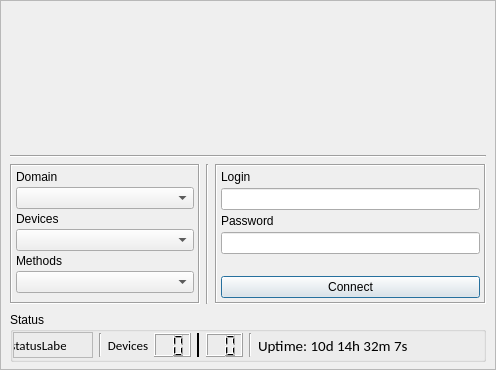
<?xml version="1.0" encoding="UTF-8"?>
<ui version="4.0">
 <class>RemoteDeviceConfig</class>
 <widget class="QDialog" name="RemoteDeviceConfig">
  <property name="geometry">
   <rect>
    <x>0</x>
    <y>0</y>
    <width>496</width>
    <height>370</height>
   </rect>
  </property>
  <property name="minimumSize">
   <size>
    <width>496</width>
    <height>370</height>
   </size>
  </property>
  <property name="maximumSize">
   <size>
    <width>496</width>
    <height>370</height>
   </size>
  </property>
  <property name="windowTitle">
   <string>Dialog</string>
  </property>
  <widget class="QStackedWidget" name="stackedWidget">
   <property name="geometry">
    <rect>
     <x>0</x>
     <y>0</y>
     <width>496</width>
     <height>370</height>
    </rect>
   </property>
   <property name="sizePolicy">
    <sizepolicy hsizetype="Fixed" vsizetype="Fixed">
     <horstretch>0</horstretch>
     <verstretch>0</verstretch>
    </sizepolicy>
   </property>
   <property name="currentIndex">
    <number>0</number>
   </property>
   <widget class="QWidget" name="auth">
    <property name="sizePolicy">
     <sizepolicy hsizetype="Maximum" vsizetype="Maximum">
      <horstretch>0</horstretch>
      <verstretch>0</verstretch>
     </sizepolicy>
    </property>
    <property name="minimumSize">
     <size>
      <width>0</width>
      <height>0</height>
     </size>
    </property>
    <widget class="QFrame" name="frame_7">
     <property name="geometry">
      <rect>
       <x>0</x>
       <y>0</y>
       <width>496</width>
       <height>370</height>
      </rect>
     </property>
     <property name="sizePolicy">
      <sizepolicy hsizetype="Maximum" vsizetype="Maximum">
       <horstretch>0</horstretch>
       <verstretch>0</verstretch>
      </sizepolicy>
     </property>
     <property name="frameShape">
      <enum>QFrame::StyledPanel</enum>
     </property>
     <property name="frameShadow">
      <enum>QFrame::Raised</enum>
     </property>
     <layout class="QVBoxLayout" name="verticalLayout_7">
      <item>
       <widget class="QLabel" name="logo">
        <property name="sizePolicy">
         <sizepolicy hsizetype="Expanding" vsizetype="Expanding">
          <horstretch>0</horstretch>
          <verstretch>0</verstretch>
         </sizepolicy>
        </property>
        <property name="text">
         <string/>
        </property>
        <property name="alignment">
         <set>Qt::AlignCenter</set>
        </property>
       </widget>
      </item>
      <item>
       <widget class="Line" name="line_6">
        <property name="orientation">
         <enum>Qt::Horizontal</enum>
        </property>
       </widget>
      </item>
      <item>
       <widget class="QFrame" name="vframe_1">
        <property name="sizePolicy">
         <sizepolicy hsizetype="Preferred" vsizetype="Minimum">
          <horstretch>0</horstretch>
          <verstretch>0</verstretch>
         </sizepolicy>
        </property>
        <property name="maximumSize">
         <size>
          <width>16777215</width>
          <height>140</height>
         </size>
        </property>
        <layout class="QHBoxLayout" name="horizontalLayout">
         <property name="leftMargin">
          <number>0</number>
         </property>
         <property name="topMargin">
          <number>0</number>
         </property>
         <property name="rightMargin">
          <number>0</number>
         </property>
         <property name="bottomMargin">
          <number>0</number>
         </property>
         <item>
          <widget class="QFrame" name="serviceFrame">
           <property name="minimumSize">
            <size>
             <width>190</width>
             <height>0</height>
            </size>
           </property>
           <property name="maximumSize">
            <size>
             <width>200</width>
             <height>16777215</height>
            </size>
           </property>
           <property name="frameShape">
            <enum>QFrame::Box</enum>
           </property>
           <property name="frameShadow">
            <enum>QFrame::Sunken</enum>
           </property>
           <layout class="QVBoxLayout" name="verticalLayout_3">
            <property name="spacing">
             <number>3</number>
            </property>
            <property name="leftMargin">
             <number>4</number>
            </property>
            <property name="topMargin">
             <number>4</number>
            </property>
            <property name="rightMargin">
             <number>4</number>
            </property>
            <property name="bottomMargin">
             <number>0</number>
            </property>
            <item>
             <widget class="QLabel" name="label_4">
              <property name="sizePolicy">
               <sizepolicy hsizetype="Preferred" vsizetype="Fixed">
                <horstretch>0</horstretch>
                <verstretch>0</verstretch>
               </sizepolicy>
              </property>
              <property name="minimumSize">
               <size>
                <width>0</width>
                <height>0</height>
               </size>
              </property>
              <property name="maximumSize">
               <size>
                <width>16777215</width>
                <height>16777215</height>
               </size>
              </property>
              <property name="text">
               <string>Domain</string>
              </property>
             </widget>
            </item>
            <item>
             <widget class="QComboBox" name="serviceSelector"/>
            </item>
            <item>
             <widget class="QLabel" name="label_5">
              <property name="sizePolicy">
               <sizepolicy hsizetype="Preferred" vsizetype="Fixed">
                <horstretch>0</horstretch>
                <verstretch>0</verstretch>
               </sizepolicy>
              </property>
              <property name="maximumSize">
               <size>
                <width>16777215</width>
                <height>16777215</height>
               </size>
              </property>
              <property name="text">
               <string>Devices</string>
              </property>
             </widget>
            </item>
            <item>
             <widget class="QComboBox" name="deviceSelector"/>
            </item>
            <item>
             <widget class="QLabel" name="label_8">
              <property name="sizePolicy">
               <sizepolicy hsizetype="Preferred" vsizetype="Fixed">
                <horstretch>0</horstretch>
                <verstretch>0</verstretch>
               </sizepolicy>
              </property>
              <property name="maximumSize">
               <size>
                <width>16777215</width>
                <height>16777215</height>
               </size>
              </property>
              <property name="text">
               <string>Methods</string>
              </property>
             </widget>
            </item>
            <item>
             <widget class="QComboBox" name="methodSelector"/>
            </item>
            <item>
             <spacer name="verticalSpacer">
              <property name="orientation">
               <enum>Qt::Vertical</enum>
              </property>
              <property name="sizeType">
               <enum>QSizePolicy::MinimumExpanding</enum>
              </property>
              <property name="sizeHint" stdset="0">
               <size>
                <width>20</width>
                <height>2</height>
               </size>
              </property>
             </spacer>
            </item>
           </layout>
          </widget>
         </item>
         <item>
          <widget class="Line" name="separator_1">
           <property name="orientation">
            <enum>Qt::Vertical</enum>
           </property>
          </widget>
         </item>
         <item>
          <widget class="QFrame" name="loginFrame">
           <property name="frameShape">
            <enum>QFrame::Box</enum>
           </property>
           <property name="frameShadow">
            <enum>QFrame::Sunken</enum>
           </property>
           <layout class="QVBoxLayout" name="verticalLayout_2">
            <property name="spacing">
             <number>4</number>
            </property>
            <property name="leftMargin">
             <number>4</number>
            </property>
            <property name="topMargin">
             <number>4</number>
            </property>
            <property name="rightMargin">
             <number>4</number>
            </property>
            <property name="bottomMargin">
             <number>4</number>
            </property>
            <item>
             <widget class="QLabel" name="label">
              <property name="text">
               <string>Login</string>
              </property>
             </widget>
            </item>
            <item>
             <widget class="QLineEdit" name="loginInput"/>
            </item>
            <item>
             <widget class="QLabel" name="label_2">
              <property name="text">
               <string>Password</string>
              </property>
             </widget>
            </item>
            <item>
             <widget class="QLineEdit" name="passwdInput">
              <property name="echoMode">
               <enum>QLineEdit::Password</enum>
              </property>
             </widget>
            </item>
            <item>
             <spacer name="verticalSpacer_2">
              <property name="orientation">
               <enum>Qt::Vertical</enum>
              </property>
              <property name="sizeHint" stdset="0">
               <size>
                <width>20</width>
                <height>40</height>
               </size>
              </property>
             </spacer>
            </item>
            <item>
             <widget class="QPushButton" name="connectButton">
              <property name="text">
               <string>Connect</string>
              </property>
             </widget>
            </item>
           </layout>
          </widget>
         </item>
        </layout>
       </widget>
      </item>
      <item>
       <widget class="QGroupBox" name="statusGroupBox">
        <property name="sizePolicy">
         <sizepolicy hsizetype="Expanding" vsizetype="Expanding">
          <horstretch>0</horstretch>
          <verstretch>0</verstretch>
         </sizepolicy>
        </property>
        <property name="minimumSize">
         <size>
          <width>0</width>
          <height>50</height>
         </size>
        </property>
        <property name="maximumSize">
         <size>
          <width>16777215</width>
          <height>45</height>
         </size>
        </property>
        <property name="layoutDirection">
         <enum>Qt::LeftToRight</enum>
        </property>
        <property name="title">
         <string>Status</string>
        </property>
        <property name="flat">
         <bool>false</bool>
        </property>
        <layout class="QHBoxLayout" name="horizontalLayout_5">
         <property name="leftMargin">
          <number>0</number>
         </property>
         <property name="topMargin">
          <number>0</number>
         </property>
         <property name="rightMargin">
          <number>0</number>
         </property>
         <property name="bottomMargin">
          <number>0</number>
         </property>
         <item>
          <widget class="QFrame" name="frame_8">
           <property name="maximumSize">
            <size>
             <width>80</width>
             <height>26</height>
            </size>
           </property>
           <property name="frameShape">
            <enum>QFrame::StyledPanel</enum>
           </property>
           <property name="frameShadow">
            <enum>QFrame::Raised</enum>
           </property>
           <layout class="QHBoxLayout" name="horizontalLayout_6">
            <property name="leftMargin">
             <number>0</number>
            </property>
            <property name="topMargin">
             <number>0</number>
            </property>
            <property name="rightMargin">
             <number>0</number>
            </property>
            <property name="bottomMargin">
             <number>0</number>
            </property>
            <item>
             <widget class="QLabel" name="statusLabel">
              <property name="maximumSize">
               <size>
                <width>65</width>
                <height>16777215</height>
               </size>
              </property>
              <property name="font">
               <font>
                <family>Calibri</family>
                <pointsize>10</pointsize>
               </font>
              </property>
              <property name="text">
               <string>statusLabel</string>
              </property>
              <property name="alignment">
               <set>Qt::AlignCenter</set>
              </property>
             </widget>
            </item>
            <item>
             <widget class="QLabel" name="status">
              <property name="minimumSize">
               <size>
                <width>20</width>
                <height>20</height>
               </size>
              </property>
              <property name="maximumSize">
               <size>
                <width>20</width>
                <height>20</height>
               </size>
              </property>
              <property name="text">
               <string/>
              </property>
             </widget>
            </item>
           </layout>
          </widget>
         </item>
         <item>
          <widget class="Line" name="line_3">
           <property name="maximumSize">
            <size>
             <width>16777215</width>
             <height>24</height>
            </size>
           </property>
           <property name="orientation">
            <enum>Qt::Vertical</enum>
           </property>
          </widget>
         </item>
         <item>
          <widget class="QLabel" name="lcdLbl">
           <property name="maximumSize">
            <size>
             <width>40</width>
             <height>16777215</height>
            </size>
           </property>
           <property name="font">
            <font>
             <family>Calibri</family>
             <pointsize>10</pointsize>
            </font>
           </property>
           <property name="text">
            <string>Devices</string>
           </property>
           <property name="alignment">
            <set>Qt::AlignCenter</set>
           </property>
          </widget>
         </item>
         <item>
          <widget class="QLCDNumber" name="lcdTotal">
           <property name="maximumSize">
            <size>
             <width>37</width>
             <height>24</height>
            </size>
           </property>
           <property name="smallDecimalPoint">
            <bool>false</bool>
           </property>
           <property name="digitCount">
            <number>2</number>
           </property>
          </widget>
         </item>
         <item>
          <widget class="Line" name="line_8">
           <property name="maximumSize">
            <size>
             <width>16777215</width>
             <height>24</height>
            </size>
           </property>
           <property name="frameShadow">
            <enum>QFrame::Plain</enum>
           </property>
           <property name="lineWidth">
            <number>2</number>
           </property>
           <property name="midLineWidth">
            <number>1</number>
           </property>
           <property name="orientation">
            <enum>Qt::Vertical</enum>
           </property>
          </widget>
         </item>
         <item>
          <widget class="QLCDNumber" name="lcdAmount">
           <property name="maximumSize">
            <size>
             <width>37</width>
             <height>24</height>
            </size>
           </property>
           <property name="smallDecimalPoint">
            <bool>false</bool>
           </property>
           <property name="digitCount">
            <number>2</number>
           </property>
          </widget>
         </item>
         <item>
          <widget class="Line" name="line_7">
           <property name="maximumSize">
            <size>
             <width>16777215</width>
             <height>24</height>
            </size>
           </property>
           <property name="orientation">
            <enum>Qt::Vertical</enum>
           </property>
          </widget>
         </item>
         <item>
          <widget class="QLabel" name="uptimeLabel">
           <property name="font">
            <font>
             <family>Calibri</family>
             <pointsize>11</pointsize>
            </font>
           </property>
           <property name="text">
            <string>Uptime: 10d 14h 32m 7s</string>
           </property>
          </widget>
         </item>
        </layout>
       </widget>
      </item>
     </layout>
    </widget>
   </widget>
   <widget class="QWidget" name="config">
    <property name="maximumSize">
     <size>
      <width>16777215</width>
      <height>16777215</height>
     </size>
    </property>
    <widget class="QTabWidget" name="tabs">
     <property name="enabled">
      <bool>true</bool>
     </property>
     <property name="geometry">
      <rect>
       <x>9</x>
       <y>9</y>
       <width>481</width>
       <height>291</height>
      </rect>
     </property>
     <property name="currentIndex">
      <number>0</number>
     </property>
     <widget class="QWidget" name="infoTab">
      <attribute name="title">
       <string>Info</string>
      </attribute>
      <layout class="QFormLayout" name="formLayout">
       <item row="0" column="0">
        <widget class="QFrame" name="frame_5">
         <property name="frameShape">
          <enum>QFrame::NoFrame</enum>
         </property>
         <property name="frameShadow">
          <enum>QFrame::Raised</enum>
         </property>
         <layout class="QVBoxLayout" name="verticalLayout_8">
          <property name="spacing">
           <number>0</number>
          </property>
          <property name="leftMargin">
           <number>0</number>
          </property>
          <property name="topMargin">
           <number>0</number>
          </property>
          <property name="rightMargin">
           <number>0</number>
          </property>
          <property name="bottomMargin">
           <number>0</number>
          </property>
          <item>
           <widget class="QFrame" name="frame">
            <property name="minimumSize">
             <size>
              <width>150</width>
              <height>160</height>
             </size>
            </property>
            <property name="frameShape">
             <enum>QFrame::Box</enum>
            </property>
            <property name="frameShadow">
             <enum>QFrame::Raised</enum>
            </property>
            <layout class="QVBoxLayout" name="verticalLayout_4">
             <property name="spacing">
              <number>4</number>
             </property>
             <property name="bottomMargin">
              <number>2</number>
             </property>
             <item>
              <widget class="QLabel" name="methodImg">
               <property name="minimumSize">
                <size>
                 <width>96</width>
                 <height>96</height>
                </size>
               </property>
               <property name="text">
                <string/>
               </property>
               <property name="alignment">
                <set>Qt::AlignCenter</set>
               </property>
              </widget>
             </item>
             <item>
              <widget class="Line" name="line_2">
               <property name="orientation">
                <enum>Qt::Horizontal</enum>
               </property>
              </widget>
             </item>
             <item>
              <widget class="QLabel" name="methodLabel">
               <property name="maximumSize">
                <size>
                 <width>16777215</width>
                 <height>16777215</height>
                </size>
               </property>
               <property name="font">
                <font>
                 <family>Terminal</family>
                 <pointsize>9</pointsize>
                 <italic>false</italic>
                 <bold>false</bold>
                </font>
               </property>
               <property name="styleSheet">
                <string notr="true">font: 9pt &quot;Terminal&quot;;</string>
               </property>
               <property name="text">
                <string>MethodLabel</string>
               </property>
               <property name="scaledContents">
                <bool>true</bool>
               </property>
               <property name="alignment">
                <set>Qt::AlignCenter</set>
               </property>
              </widget>
             </item>
             <item>
              <widget class="QFrame" name="methodTokenFrame">
               <property name="minimumSize">
                <size>
                 <width>0</width>
                 <height>0</height>
                </size>
               </property>
               <property name="maximumSize">
                <size>
                 <width>16777215</width>
                 <height>25</height>
                </size>
               </property>
               <property name="frameShape">
                <enum>QFrame::Box</enum>
               </property>
               <property name="frameShadow">
                <enum>QFrame::Sunken</enum>
               </property>
               <layout class="QHBoxLayout" name="horizontalLayout_3">
                <property name="leftMargin">
                 <number>0</number>
                </property>
                <property name="topMargin">
                 <number>0</number>
                </property>
                <property name="rightMargin">
                 <number>0</number>
                </property>
                <property name="bottomMargin">
                 <number>0</number>
                </property>
                <item>
                 <widget class="QLabel" name="content">
                  <property name="sizePolicy">
                   <sizepolicy hsizetype="Expanding" vsizetype="Expanding">
                    <horstretch>0</horstretch>
                    <verstretch>0</verstretch>
                   </sizepolicy>
                  </property>
                  <property name="maximumSize">
                   <size>
                    <width>16777215</width>
                    <height>16777215</height>
                   </size>
                  </property>
                  <property name="font">
                   <font>
                    <family>Terminal</family>
                    <pointsize>6</pointsize>
                    <bold>true</bold>
                   </font>
                  </property>
                  <property name="text">
                   <string>TextLabel</string>
                  </property>
                  <property name="alignment">
                   <set>Qt::AlignCenter</set>
                  </property>
                 </widget>
                </item>
                <item>
                 <widget class="QToolButton" name="copyToClipboard">
                  <property name="text">
                   <string>C</string>
                  </property>
                 </widget>
                </item>
                <item>
                 <spacer name="horizontalSpacer_2">
                  <property name="orientation">
                   <enum>Qt::Horizontal</enum>
                  </property>
                  <property name="sizeType">
                   <enum>QSizePolicy::Minimum</enum>
                  </property>
                  <property name="sizeHint" stdset="0">
                   <size>
                    <width>3</width>
                    <height>20</height>
                   </size>
                  </property>
                 </spacer>
                </item>
               </layout>
              </widget>
             </item>
            </layout>
           </widget>
          </item>
          <item>
           <spacer name="verticalSpacer_3">
            <property name="orientation">
             <enum>Qt::Vertical</enum>
            </property>
            <property name="sizeType">
             <enum>QSizePolicy::Expanding</enum>
            </property>
            <property name="sizeHint" stdset="0">
             <size>
              <width>20</width>
              <height>40</height>
             </size>
            </property>
           </spacer>
          </item>
          <item>
           <widget class="QFrame" name="frame_2">
            <property name="frameShape">
             <enum>QFrame::Box</enum>
            </property>
            <property name="frameShadow">
             <enum>QFrame::Raised</enum>
            </property>
            <layout class="QVBoxLayout" name="verticalLayout_5">
             <item>
              <widget class="QLabel" name="label_6">
               <property name="font">
                <font>
                 <pointsize>10</pointsize>
                </font>
               </property>
               <property name="layoutDirection">
                <enum>Qt::LeftToRight</enum>
               </property>
               <property name="text">
                <string>Time remaining</string>
               </property>
               <property name="alignment">
                <set>Qt::AlignCenter</set>
               </property>
              </widget>
             </item>
             <item>
              <widget class="QProgressBar" name="progressBar">
               <property name="value">
                <number>24</number>
               </property>
               <property name="alignment">
                <set>Qt::AlignCenter</set>
               </property>
               <property name="textVisible">
                <bool>false</bool>
               </property>
               <property name="orientation">
                <enum>Qt::Horizontal</enum>
               </property>
               <property name="invertedAppearance">
                <bool>false</bool>
               </property>
               <property name="textDirection">
                <enum>QProgressBar::TopToBottom</enum>
               </property>
              </widget>
             </item>
            </layout>
           </widget>
          </item>
         </layout>
        </widget>
       </item>
       <item row="0" column="1">
        <widget class="QFrame" name="frame_3">
         <property name="frameShape">
          <enum>QFrame::Box</enum>
         </property>
         <property name="frameShadow">
          <enum>QFrame::Raised</enum>
         </property>
         <layout class="QVBoxLayout" name="verticalLayout">
          <item>
           <widget class="QLabel" name="infoLogo">
            <property name="sizePolicy">
             <sizepolicy hsizetype="Expanding" vsizetype="Expanding">
              <horstretch>0</horstretch>
              <verstretch>0</verstretch>
             </sizepolicy>
            </property>
            <property name="minimumSize">
             <size>
              <width>0</width>
              <height>160</height>
             </size>
            </property>
            <property name="text">
             <string/>
            </property>
            <property name="scaledContents">
             <bool>true</bool>
            </property>
            <property name="alignment">
             <set>Qt::AlignCenter</set>
            </property>
           </widget>
          </item>
          <item>
           <widget class="Line" name="line_4">
            <property name="orientation">
             <enum>Qt::Horizontal</enum>
            </property>
           </widget>
          </item>
          <item>
           <widget class="QFrame" name="frame_4">
            <property name="sizePolicy">
             <sizepolicy hsizetype="Preferred" vsizetype="Preferred">
              <horstretch>0</horstretch>
              <verstretch>0</verstretch>
             </sizepolicy>
            </property>
            <property name="maximumSize">
             <size>
              <width>16777215</width>
              <height>48</height>
             </size>
            </property>
            <property name="frameShape">
             <enum>QFrame::NoFrame</enum>
            </property>
            <property name="frameShadow">
             <enum>QFrame::Raised</enum>
            </property>
            <property name="lineWidth">
             <number>0</number>
            </property>
            <layout class="QVBoxLayout" name="verticalLayout_6">
             <property name="spacing">
              <number>5</number>
             </property>
             <property name="leftMargin">
              <number>0</number>
             </property>
             <property name="topMargin">
              <number>0</number>
             </property>
             <property name="rightMargin">
              <number>0</number>
             </property>
             <property name="bottomMargin">
              <number>0</number>
             </property>
             <item>
              <widget class="QLabel" name="ping">
               <property name="sizePolicy">
                <sizepolicy hsizetype="Minimum" vsizetype="Minimum">
                 <horstretch>0</horstretch>
                 <verstretch>0</verstretch>
                </sizepolicy>
               </property>
               <property name="font">
                <font>
                 <pointsize>9</pointsize>
                 <bold>true</bold>
                </font>
               </property>
               <property name="text">
                <string>Ping: 30ms</string>
               </property>
               <property name="alignment">
                <set>Qt::AlignRight|Qt::AlignTrailing|Qt::AlignVCenter</set>
               </property>
              </widget>
             </item>
             <item>
              <widget class="QPushButton" name="disconnectBtn">
               <property name="enabled">
                <bool>true</bool>
               </property>
               <property name="sizePolicy">
                <sizepolicy hsizetype="MinimumExpanding" vsizetype="MinimumExpanding">
                 <horstretch>0</horstretch>
                 <verstretch>0</verstretch>
                </sizepolicy>
               </property>
               <property name="text">
                <string>Disconnect</string>
               </property>
              </widget>
             </item>
            </layout>
           </widget>
          </item>
         </layout>
        </widget>
       </item>
      </layout>
     </widget>
     <widget class="QWidget" name="IOTab">
      <attribute name="title">
       <string>IO</string>
      </attribute>
      <layout class="QFormLayout" name="formLayout_3">
       <item row="1" column="0">
        <widget class="QToolButton" name="pinOptions">
         <property name="text">
          <string>...</string>
         </property>
        </widget>
       </item>
       <item row="1" column="1">
        <spacer name="horizontalSpacer">
         <property name="orientation">
          <enum>Qt::Horizontal</enum>
         </property>
         <property name="sizeHint" stdset="0">
          <size>
           <width>40</width>
           <height>20</height>
          </size>
         </property>
        </spacer>
       </item>
       <item row="0" column="0" colspan="2">
        <widget class="QTableWidget" name="tableWidget">
         <property name="sizeAdjustPolicy">
          <enum>QAbstractScrollArea::AdjustIgnored</enum>
         </property>
         <property name="alternatingRowColors">
          <bool>false</bool>
         </property>
         <column>
          <property name="text">
           <string>Pin</string>
          </property>
          <property name="font">
           <font>
            <pointsize>12</pointsize>
           </font>
          </property>
         </column>
         <column>
          <property name="text">
           <string>Type</string>
          </property>
          <property name="font">
           <font>
            <pointsize>12</pointsize>
           </font>
          </property>
         </column>
        </widget>
       </item>
      </layout>
     </widget>
    </widget>
    <widget class="Line" name="line_5">
     <property name="geometry">
      <rect>
       <x>10</x>
       <y>300</y>
       <width>482</width>
       <height>16</height>
      </rect>
     </property>
     <property name="orientation">
      <enum>Qt::Horizontal</enum>
     </property>
    </widget>
    <widget class="QGroupBox" name="groupBox">
     <property name="geometry">
      <rect>
       <x>10</x>
       <y>310</y>
       <width>171</width>
       <height>51</height>
      </rect>
     </property>
     <property name="font">
      <font>
       <pointsize>7</pointsize>
      </font>
     </property>
     <property name="title">
      <string>Status</string>
     </property>
     <layout class="QHBoxLayout" name="horizontalLayout_2">
      <property name="spacing">
       <number>5</number>
      </property>
      <property name="leftMargin">
       <number>3</number>
      </property>
      <property name="topMargin">
       <number>0</number>
      </property>
      <property name="rightMargin">
       <number>0</number>
      </property>
      <property name="bottomMargin">
       <number>3</number>
      </property>
      <item>
       <widget class="QLCDNumber" name="timeRemaining">
        <property name="maximumSize">
         <size>
          <width>70</width>
          <height>24</height>
         </size>
        </property>
        <property name="font">
         <font>
          <pointsize>7</pointsize>
         </font>
        </property>
        <property name="acceptDrops">
         <bool>false</bool>
        </property>
        <property name="frameShape">
         <enum>QFrame::NoFrame</enum>
        </property>
        <property name="frameShadow">
         <enum>QFrame::Raised</enum>
        </property>
        <property name="lineWidth">
         <number>1</number>
        </property>
        <property name="midLineWidth">
         <number>0</number>
        </property>
        <property name="smallDecimalPoint">
         <bool>false</bool>
        </property>
        <property name="digitCount">
         <number>5</number>
        </property>
        <property name="segmentStyle">
         <enum>QLCDNumber::Flat</enum>
        </property>
        <property name="intValue" stdset="0">
         <number>1234</number>
        </property>
       </widget>
      </item>
      <item>
       <widget class="Line" name="line">
        <property name="orientation">
         <enum>Qt::Vertical</enum>
        </property>
       </widget>
      </item>
      <item>
       <widget class="QLabel" name="label_3">
        <property name="font">
         <font>
          <family>Courier</family>
          <pointsize>8</pointsize>
          <italic>true</italic>
          <bold>false</bold>
         </font>
        </property>
        <property name="text">
         <string>Connected</string>
        </property>
       </widget>
      </item>
     </layout>
    </widget>
    <widget class="QDialogButtonBox" name="buttonBox">
     <property name="geometry">
      <rect>
       <x>325</x>
       <y>340</y>
       <width>161</width>
       <height>23</height>
      </rect>
     </property>
     <property name="orientation">
      <enum>Qt::Horizontal</enum>
     </property>
     <property name="standardButtons">
      <set>QDialogButtonBox::Apply|QDialogButtonBox::Cancel</set>
     </property>
     <property name="centerButtons">
      <bool>false</bool>
     </property>
    </widget>
   </widget>
   <widget class="QWidget" name="page">
    <property name="minimumSize">
     <size>
      <width>496</width>
      <height>370</height>
     </size>
    </property>
    <widget class="QFrame" name="frame_6">
     <property name="geometry">
      <rect>
       <x>0</x>
       <y>0</y>
       <width>501</width>
       <height>371</height>
      </rect>
     </property>
     <property name="sizePolicy">
      <sizepolicy hsizetype="Maximum" vsizetype="Maximum">
       <horstretch>0</horstretch>
       <verstretch>0</verstretch>
      </sizepolicy>
     </property>
     <property name="frameShape">
      <enum>QFrame::StyledPanel</enum>
     </property>
     <property name="frameShadow">
      <enum>QFrame::Raised</enum>
     </property>
     <layout class="QVBoxLayout" name="verticalLayout_9">
      <item>
       <widget class="QLabel" name="waiting_list_logo">
        <property name="sizePolicy">
         <sizepolicy hsizetype="Expanding" vsizetype="Expanding">
          <horstretch>0</horstretch>
          <verstretch>0</verstretch>
         </sizepolicy>
        </property>
        <property name="text">
         <string>&lt;html&gt;&lt;head/&gt;&lt;body&gt;&lt;p&gt;&lt;img src=&quot;:/remote/loading.gif&quot;/&gt;&lt;/p&gt;&lt;/body&gt;&lt;/html&gt;</string>
        </property>
        <property name="alignment">
         <set>Qt::AlignCenter</set>
        </property>
       </widget>
      </item>
      <item>
       <widget class="Line" name="line_9">
        <property name="orientation">
         <enum>Qt::Horizontal</enum>
        </property>
       </widget>
      </item>
      <item>
       <widget class="QLabel" name="queueInfoLbl">
        <property name="text">
         <string>&lt;html&gt;&lt;head/&gt;&lt;body&gt;&lt;p&gt;&lt;span style=&quot; font-size:12pt;&quot;&gt;You are currently on position &lt;/span&gt;&lt;span style=&quot; font-size:12pt; font-weight:600;&quot;&gt;{0}&lt;/span&gt;&lt;/p&gt;&lt;p&gt;Please be patient and you will receive at least {1} to use this device&lt;/p&gt;&lt;/body&gt;&lt;/html&gt;</string>
        </property>
        <property name="textFormat">
         <enum>Qt::AutoText</enum>
        </property>
        <property name="scaledContents">
         <bool>false</bool>
        </property>
        <property name="alignment">
         <set>Qt::AlignCenter</set>
        </property>
       </widget>
      </item>
      <item>
       <widget class="Line" name="line_11">
        <property name="orientation">
         <enum>Qt::Horizontal</enum>
        </property>
       </widget>
      </item>
      <item>
       <widget class="QGroupBox" name="groupBox_2">
        <property name="title">
         <string>Estimated time</string>
        </property>
        <layout class="QHBoxLayout" name="horizontalLayout_7">
         <item>
          <widget class="QLCDNumber" name="timeEstimated">
           <property name="minimumSize">
            <size>
             <width>108</width>
             <height>30</height>
            </size>
           </property>
           <property name="maximumSize">
            <size>
             <width>70</width>
             <height>24</height>
            </size>
           </property>
           <property name="font">
            <font>
             <pointsize>7</pointsize>
            </font>
           </property>
           <property name="acceptDrops">
            <bool>false</bool>
           </property>
           <property name="frameShape">
            <enum>QFrame::NoFrame</enum>
           </property>
           <property name="frameShadow">
            <enum>QFrame::Raised</enum>
           </property>
           <property name="lineWidth">
            <number>1</number>
           </property>
           <property name="midLineWidth">
            <number>0</number>
           </property>
           <property name="smallDecimalPoint">
            <bool>false</bool>
           </property>
           <property name="digitCount">
            <number>8</number>
           </property>
           <property name="segmentStyle">
            <enum>QLCDNumber::Flat</enum>
           </property>
           <property name="intValue" stdset="0">
            <number>98765432</number>
           </property>
          </widget>
         </item>
         <item>
          <widget class="Line" name="line_10">
           <property name="orientation">
            <enum>Qt::Vertical</enum>
           </property>
          </widget>
         </item>
         <item>
          <widget class="QProgressBar" name="estimatedTimeProgressBar">
           <property name="value">
            <number>24</number>
           </property>
           <property name="textVisible">
            <bool>false</bool>
           </property>
          </widget>
         </item>
        </layout>
       </widget>
      </item>
      <item>
       <widget class="QPushButton" name="leaveBtn">
        <property name="text">
         <string>Leave</string>
        </property>
       </widget>
      </item>
     </layout>
    </widget>
   </widget>
  </widget>
 </widget>
 <resources/>
 <connections>
  <connection>
   <sender>buttonBox</sender>
   <signal>accepted()</signal>
   <receiver>RemoteDeviceConfig</receiver>
   <slot>accept()</slot>
   <hints>
    <hint type="sourcelabel">
     <x>248</x>
     <y>254</y>
    </hint>
    <hint type="destinationlabel">
     <x>157</x>
     <y>274</y>
    </hint>
   </hints>
  </connection>
  <connection>
   <sender>buttonBox</sender>
   <signal>rejected()</signal>
   <receiver>RemoteDeviceConfig</receiver>
   <slot>reject()</slot>
   <hints>
    <hint type="sourcelabel">
     <x>316</x>
     <y>260</y>
    </hint>
    <hint type="destinationlabel">
     <x>286</x>
     <y>274</y>
    </hint>
   </hints>
  </connection>
 </connections>
</ui>
